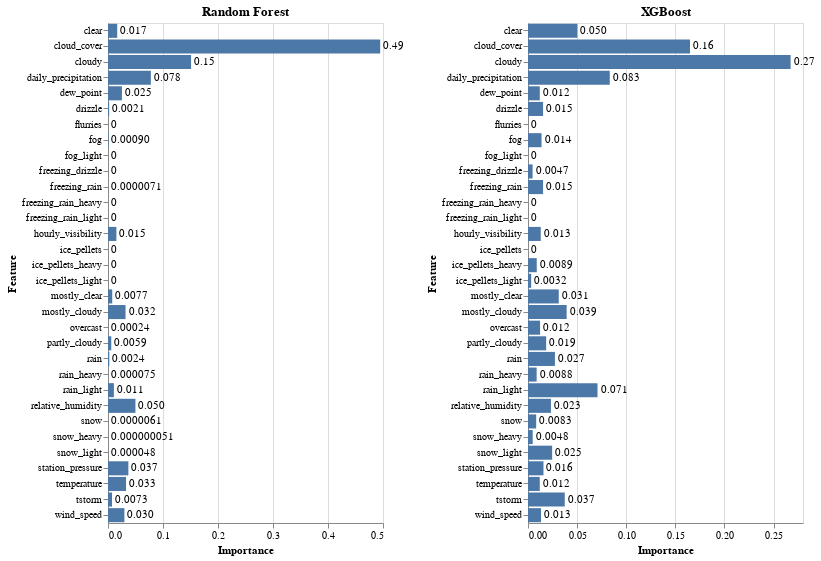

This figure's notebook cell:
### Markdown cell above
To visulaize this better, we use altair to graph the importances with their respective column names. We find that they are similer in distribution and both rely on cloud data for the majority of the model.

### Code cell
def plot_importance(tree_model, drop=[], title="Feature Importance"):
    drop.extend(['dni_efficiency', 'ghi_efficiency', 'dhi_efficiency',
                 'STATION','DATE', 'latitude','longitude'])

    source = pd.DataFrame({
        'Feature': list(train.drop(columns=drop)),
        'Importance': list(tree_model.feature_importances_)
    })

    bars = alt.Chart(source, height=500, width = 275, title=title).mark_bar().encode(
        y='Feature:N',
        x="Importance:Q"
    )

    text = bars.mark_text(
        align='left',
        baseline='middle',
        dx=3
    ).encode(
        text=alt.Text('Importance:Q', format=',.2r')
    )

    return (bars + text)
    
alt.hconcat(plot_importance(rfr, title="Random Forest"), plot_importance(xg_reg, title="XGBoost"))

### Figure 1 — Vega-Lite specification as saved in the notebook (floating-point values rounded to 4 significant figures)
{"config": {"view": {"continuousWidth": 400, "continuousHeight": 300}}, "hconcat": [{"layer": [{"mark": "bar", "encoding": {"x": {"type": "quantitative", "field": "Importance"}, "y": {"type": "nominal", "field": "Feature"}}, "height": 500, "title": "Random Forest", "width": 275}, {"mark": {"type": "text", "align": "left", "baseline": "middle", "dx": 3}, "encoding": {"text": {"type": "quantitative", "field": "Importance", "format": ",.2r"}, "x": {"type": "quantitative", "field": "Importance"}, "y": {"type": "nominal", "field": "Feature"}}, "height": 500, "title": "Random Forest", "width": 275}], "data": {"name": "data-4723915d824e5b0d91192570c19c7041"}}, {"layer": [{"mark": "bar", "encoding": {"x": {"type": "quantitative", "field": "Importance"}, "y": {"type": "nominal", "field": "Feature"}}, "height": 500, "title": "XGBoost", "width": 275}, {"mark": {"type": "text", "align": "left", "baseline": "middle", "dx": 3}, "encoding": {"text": {"type": "quantitative", "field": "Importance", "format": ",.2r"}, "x": {"type": "quantitative", "field": "Importance"}, "y": {"type": "nominal", "field": "Feature"}}, "height": 500, "title": "XGBoost", "width": 275}], "data": {"name": "data-0f9960dbb5ad65df70cff6e650332c3d"}}], "$schema": "https://vega.github.io/schema/vega-lite/v4.8.1.json", "datasets": {"data-4723915d824e5b0d91192570c19c7041": [{"Feature": "temperature", "Importance": 0.03281}, {"Feature": "dew_point", "Importance": 0.02534}, {"Feature": "relative_humidity", "Importance": 0.04988}, {"Feature": "daily_precipitation", "Importance": 0.07793}, {"Feature": "station_pressure", "Importance": 0.03706}, {"Feature": "wind_speed", "Importance": 0.02982}, {"Feature": "hourly_visibility", "Importance": 0.01526}, {"Feature": "cloud_cover", "Importance": 0.4949}, {"Feature": "mostly_cloudy", "Importance": 0.0319}, {"Feature": "mostly_clear", "Importance": 0.007674}, {"Feature": "clear", "Importance": 0.01675}, {"Feature": "cloudy", "Importance": 0.151}, {"Feature": "partly_cloudy", "Importance": 0.005925}, {"Feature": "overcast", "Importance": 0.0002407}, {"Feature": "rain_light", "Importance": 0.01072}, {"Feature": "tstorm", "Importance": 0.007261}, {"Feature": "drizzle", "Importance": 0.002076}, {"Feature": "rain_heavy", "Importance": 7.499e-05}, {"Feature": "rain", "Importance": 0.002382}, {"Feature": "fog", "Importance": 0.0009048}, {"Feature": "snow_light", "Importance": 4.753e-05}, {"Feature": "snow", "Importance": 6.143e-06}, {"Feature": "snow_heavy", "Importance": 5.086e-08}, {"Feature": "freezing_rain", "Importance": 7.143e-06}, {"Feature": "freezing_drizzle", "Importance": 0.0}, {"Feature": "ice_pellets", "Importance": 0.0}, {"Feature": "ice_pellets_light", "Importance": 0.0}, {"Feature": "ice_pellets_heavy", "Importance": 0.0}, {"Feature": "flurries", "Importance": 0.0}, {"Feature": "freezing_rain_heavy", "Importance": 0.0}, {"Feature": "freezing_rain_light", "Importance": 0.0}, {"Feature": "fog_light", "Importance": 0.0}], "data-0f9960dbb5ad65df70cff6e650332c3d": [{"Feature": "temperature", "Importance": 0.01198}, {"Feature": "dew_point", "Importance": 0.01199}, {"Feature": "relative_humidity", "Importance": 0.02335}, {"Feature": "daily_precipitation", "Importance": 0.08325}, {"Feature": "station_pressure", "Importance": 0.01575}, {"Feature": "wind_speed", "Importance": 0.01327}, {"Feature": "hourly_visibility", "Importance": 0.01298}, {"Feature": "cloud_cover", "Importance": 0.1649}, {"Feature": "mostly_cloudy", "Importance": 0.03933}, {"Feature": "mostly_clear", "Importance": 0.03132}, {"Feature": "clear", "Importance": 0.05023}, {"Feature": "cloudy", "Importance": 0.2674}, {"Feature": "partly_cloudy", "Importance": 0.0185}, {"Feature": "overcast", "Importance": 0.01228}, {"Feature": "rain_light", "Importance": 0.07078}, {"Feature": "tstorm", "Importance": 0.03742}, {"Feature": "drizzle", "Importance": 0.01535}, {"Feature": "rain_heavy", "Importance": 0.008796}, {"Feature": "rain", "Importance": 0.02742}, {"Feature": "fog", "Importance": 0.01378}, {"Feature": "snow_light", "Importance": 0.0246}, {"Feature": "snow", "Importance": 0.008332}, {"Feature": "snow_heavy", "Importance": 0.004786}, {"Feature": "freezing_rain", "Importance": 0.01535}, {"Feature": "freezing_drizzle", "Importance": 0.004669}, {"Feature": "ice_pellets", "Importance": 0.0}, {"Feature": "ice_pellets_light", "Importance": 0.003223}, {"Feature": "ice_pellets_heavy", "Importance": 0.008912}, {"Feature": "flurries", "Importance": 0.0}, {"Feature": "freezing_rain_heavy", "Importance": 0.0}, {"Feature": "freezing_rain_light", "Importance": 0.0}, {"Feature": "fog_light", "Importance": 0.0}]}}
